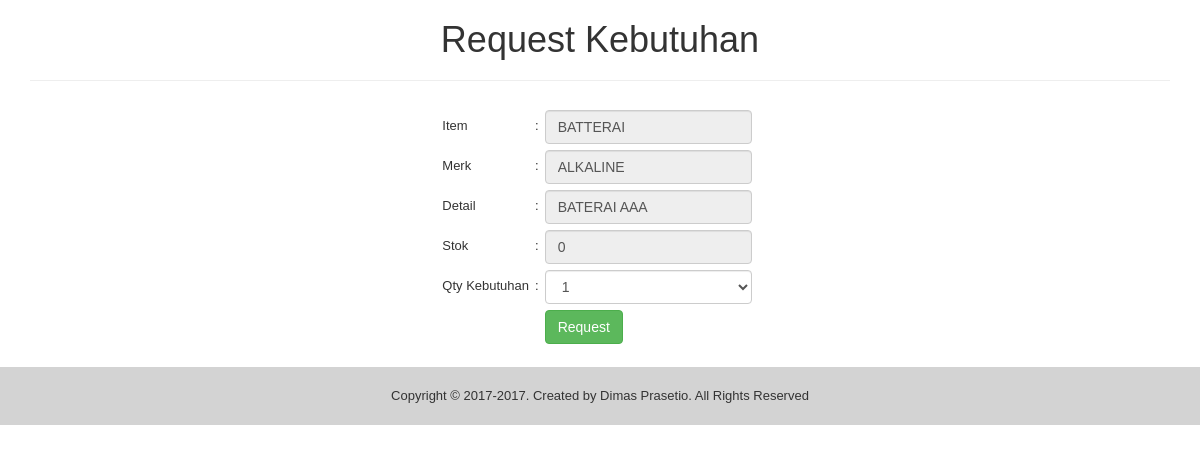
The app's page /inc/request.php?id=BAT-A01-00-PA3 (signed in) with its own data.
### tables this page shows
CREATE TABLE `tbl_inventory` (
  `id` varchar(20) NOT NULL,
  `item` varchar(100) NOT NULL,
  `merk` varchar(45) NOT NULL,
  `type` varchar(45) DEFAULT NULL,
  `warna` varchar(45) DEFAULT NULL,
  `ukuran` varchar(45) DEFAULT NULL,
  `detail` varchar(300) DEFAULT NULL,
  `stok` int(4) NOT NULL,
  `satuan` varchar(10) NOT NULL,
  `stok_min` int(4) NOT NULL,
  `updated_by` varchar(45) NOT NULL,
  `updated_date` varchar(45) NOT NULL,
  PRIMARY KEY (`id`)
);

### inc/request.php (the view, shortened to what this page needs)
<?php
include "../inc/koneksi.php";
?>
<!DOCTYPE html>
<html>
<head>
</head>
<link rel="stylesheet" href="../css/bootstrap.min.css"/>
<?php
$id = @$_GET['id'];
$query = mysqli_query($koneksi, "select * from tbl_inventory where id='$id'") or die (mysqli_error());
$r = mysqli_fetch_array($query);
?>
<body>
<div class="container">
<center>
<form action="" method="post">
<h1>Request Kebutuhan</h1><hr>
<table>
<tr>
	<td></td>
	<td></td>
	<td><input type="hidden" name="id" value="<?php echo $r['id']; ?>" /></td>
</tr>
<tr>
	<td>Item</td>
	<td>:</td>
	<td><input type="text" name="item" value="<?php echo $r['item']; ?>" class="form-control" readonly /></td>
</tr>
<tr>
	<td>Merk</td>
	<td>:</td>
	<td><input type="text" name="merk" value="<?php echo $r['merk']; ?>" class="form-control" readonly /></td>
</tr>
<tr>
	<td>Detail</td>
	<td>:</td>
	<td><input type="text" name="detail" value="<?php echo $r['detail']; ?>" class="form-control" readonly /></td>
</tr>
<tr>
	<td>Stok</td>
	<td>:</td>
	<td><input type="text" name="stok" value="<?php echo $r['stok']; ?>" class="form-control" readonly /><td>
<tr>
<tr>
	<td>Qty Kebutuhan</td>
	<td>:</td><td>
	<select name="qty" class="form-control">
		<?php
		for($i=1; $i<=10; $i++){
			echo '<option value="'.$i.'">'.$i.'</option>';
		}
		?>
	</select>
	<td>
<tr>
<tr><td></td><td></td><td><input type="submit" name="bok" value="Request" class="btn btn-success" /></td></tr>
</table>
</form>
</center></div><br>
<div id="footer">
     Copyright &copy; 2017-<?php echo date('Y'); ?>. Created by Dimas Prasetio. All Rights Reserved
</div>
</body>
</html>

### inc/request.php (style rules this page uses)
body { font-family: arial; }
table,tr,th,td,input { padding: 3px; text-align: left; font-size: 13px; }
#footer { text-align: center; padding: 20px; background-color: #D3D3D3; font-size: 13px; }

### records on screen
tbl_inventory: item "BATTERAI", merk "ALKALINE", detail "BATERAI AAA", stok "0"

### other values on screen
form field qty "1"
